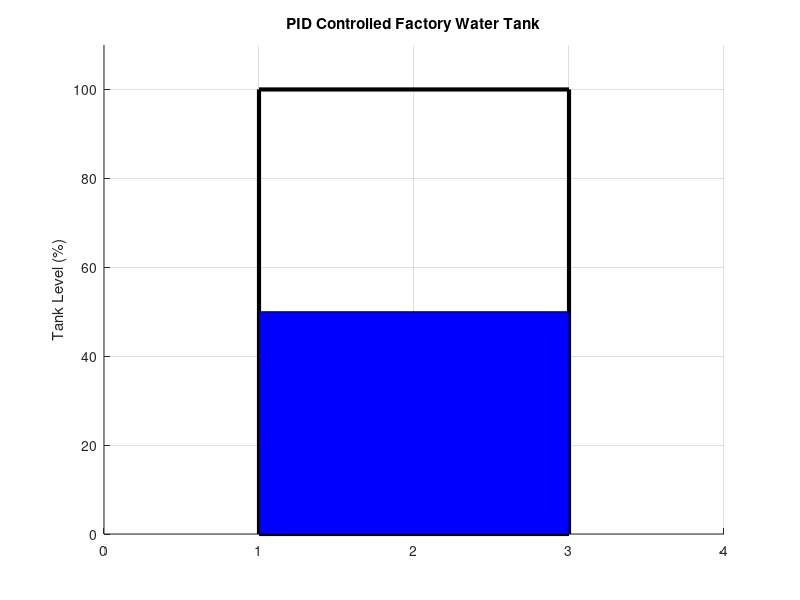

The MATLAB source for this figure: (Note: this script raises an error after producing the figure.)
clear; clc; close all;

%% Simulation Settings
dt = 0.1;
t = 0:dt:120;

target = 50;                 % desired tank level (%)

%% PID Gains
Kp = 0.7;
Ki = 0.025;
Kd = 0.18;

%% System Variables
level = zeros(size(t));
level(1) = 50;

pump = zeros(size(t));
demand = zeros(size(t));

integral = 0;
prev_error = 0;

pump_max = 20;

%% Figure Setup
figure;

axis([0 4 0 110]);
hold on;
grid on;

% Tank outline
rectangle('Position',[1 0 2 100], ...
          'EdgeColor','k', ...
          'LineWidth',3);

% Water level graphic
water = rectangle('Position',[1 0 2 level(1)], ...
                  'FaceColor','b');

% Text displays
levelText = text(2,105,'', ...
    'HorizontalAlignment','center', ...
    'FontSize',14);

eventText = text(2,95,'', ...
    'HorizontalAlignment','center', ...
    'Color','r', ...
    'FontSize',12);

title('PID Controlled Factory Water Tank');
ylabel('Tank Level (%)');

%% Simulation Loop
for k = 2:length(t)

    % Factory demand spike every 10 seconds
    if mod(round(t(k)),10) == 0 && abs(mod(t(k),10)) < dt

        % Random factory demand spike
        demandSpike = randi([15 50]);

        demand(k) = demandSpike;

        eventText.String = sprintf( ...
        'Factory Demand: -%d%%', demandSpike);

    else
        demand(k) = 2;
        eventText.String = '';
    end

    % PID Error
    error = target - level(k-1);

    integral = integral + error*dt;

    % Anti-windup: limit integral buildup
    integral = max(-80, min(integral, 80));

    derivative = (error - prev_error)/dt;

    % PID Controller
    pump(k) = Kp*error + Ki*integral + Kd*derivative;

    % Pump limits
    pump(k) = max(0, min(pump(k), pump_max));

    % Tank dynamics
    level(k) = level(k-1) + (pump(k) - demand(k))*dt;

    % Limit level range
    level(k) = max(0, min(level(k),100));

    prev_error = error;

    %% Update Tank Graphic
    water.Position = [1 0 2 level(k)];

    levelText.String = sprintf( ...
        'Water Level: %.1f%%', level(k));

    drawnow;

    pause(0.03);
end

%% Final Response Plot
figure;
plot(t,level,'LineWidth',2);
hold on;
yline(target,'r--','Target Level');

xlabel('Time (s)');
ylabel('Tank Level (%)');

title('Tank Level Response');

grid on;
